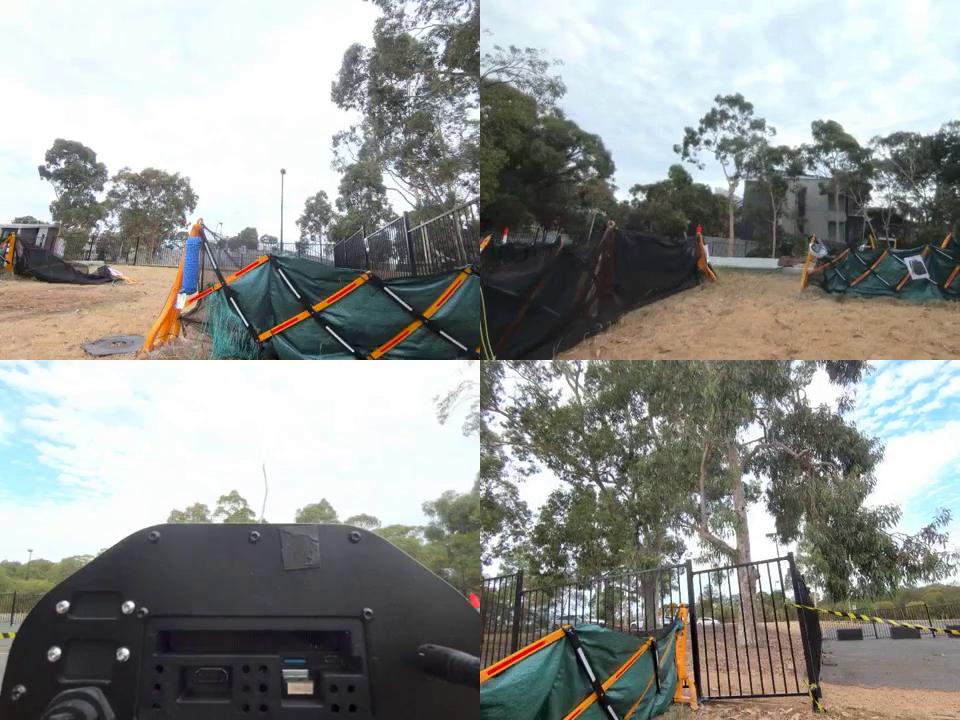
#> input picture frame 30 of assets/failure-clips/failure_02_physical_immobilization.mp4, 960 x 720 px, given in place of download (1).mp4, which was not available
$ python annotate_failure_clips.py
#> lines starting #> are read from the running program, lines starting #| are printed output that depends on the picture; after the words box and inside, x2 and y2 are one past the last pixel; in counts of white or black regions, pixels touching at a corner belong together; pictures that were not available may be replaced by others from this repository, and a replacement may not be noted
#> further down, frame is the input picture: shape (720, 960, 3); mean B, G, R 145.7, 148.9, 146.9
from pathlib import Path
import cv2
import numpy as np


SOURCE_DIR = Path('/home/jia064/Downloads')
OUTPUT_DIR = Path(__file__).parent / 'assets' / 'annotated_failure_clips'
OUTPUT_DIR.mkdir(parents=True, exist_ok=True)

CASES = {
    1: {
        'type': 'Planner / navigation deadlock candidate',
        'reason': 'Barrier pocket ahead; little net progress in this short clip',
        'confidence': 'Moderate visual match',
        'ellipse': (960, 680, 390, 250),
    },
    2: {
        'type': 'Planner / navigation deadlock candidate',
        'reason': 'Blocked corridor ahead; repeated view with little net progress',
        'confidence': 'Moderate visual match',
        'ellipse': (960, 680, 390, 250),
    },
    3: {
        'type': 'Planner / navigation deadlock candidate',
        'reason': 'Robot turns toward a barrier pocket, then makes no clear escape',
        'confidence': 'Strong visual match',
        'ellipse': (970, 660, 420, 250),
    },
    4: {
        'type': 'Planner / navigation deadlock candidate',
        'reason': 'Fence blocks the forward view; motion is mainly a small reorientation',
        'confidence': 'Moderate visual match',
        'ellipse': (980, 650, 500, 270),
    },
    5: {
        'type': 'Planner / navigation deadlock candidate',
        'reason': 'Fabric barrier remains directly ahead with negligible net motion',
        'confidence': 'Moderate visual match',
        'ellipse': (920, 680, 430, 260),
    },
    6: {
        'type': 'Planner / navigation deadlock candidate',
        'reason': 'Narrow barrier configuration persists for 16 s without clear progress',
        'confidence': 'Strong visual match',
        'ellipse': (980, 650, 440, 270),
    },
}


def translucent_box(frame, p1, p2, color=(245, 245, 245), alpha=0.88):
    overlay = frame.copy()
    cv2.rectangle(overlay, p1, p2, color, -1, cv2.LINE_AA)
    cv2.addWeighted(overlay, alpha, frame, 1 - alpha, 0, frame)


def dashed_ellipse(frame, center, axes, color, thickness=5, dash=18):
    for start in range(0, 360, dash * 2):
        cv2.ellipse(frame, center, axes, 0, start, start + dash, color,
                    thickness, cv2.LINE_AA)


def annotate(frame, case):
    h, w = frame.shape[:2]
    scale = w / 1920.0
    red = (35, 35, 210)
    blue = (205, 85, 20)
    green = (55, 125, 35)

    cx, cy, ax, ay = case['ellipse']
    center = (round(cx * scale), round(cy * scale))
    axes = (round(ax * scale), round(ay * scale))
    dashed_ellipse(frame, center, axes, red, max(2, round(5 * scale)))
#> after the loop in dashed_ellipse, `for start in range(0, 360, dash * 2):`:
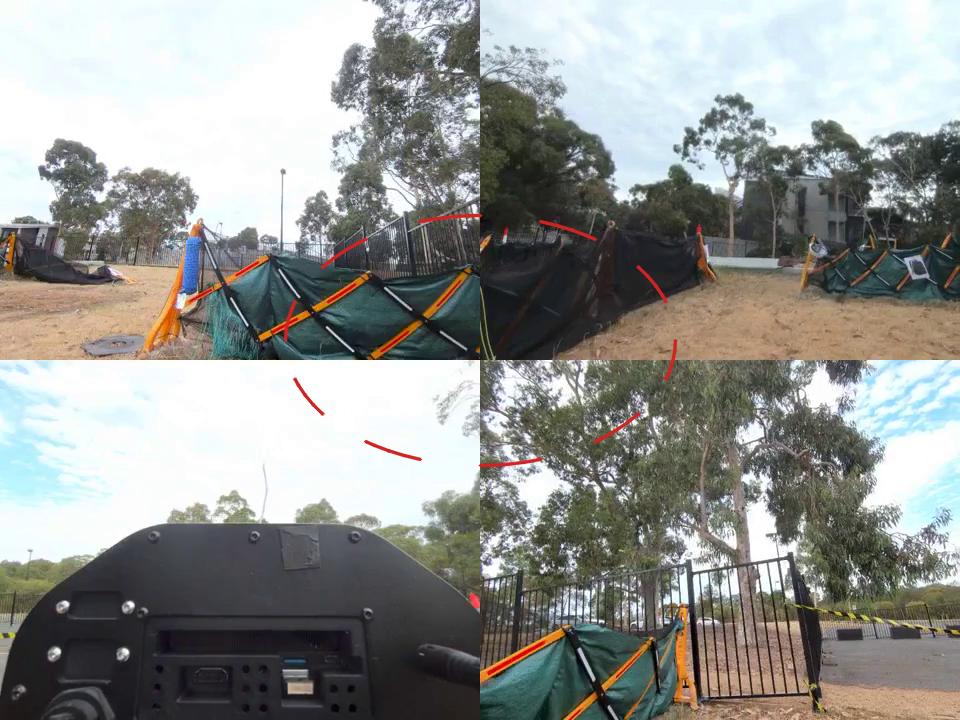
#> frame: shape (720, 960, 3); 0.38% of pixels changed, all inside (x1, y1, x2, y2) = (283, 213, 678, 468)

    translucent_box(frame, (round(30 * scale), round(25 * scale)),
                    (round(1160 * scale), round(170 * scale)))
#> in translucent_box, `cv2.rectangle(overlay, p1, p2, color, -1, cv2.LINE_AA)`:
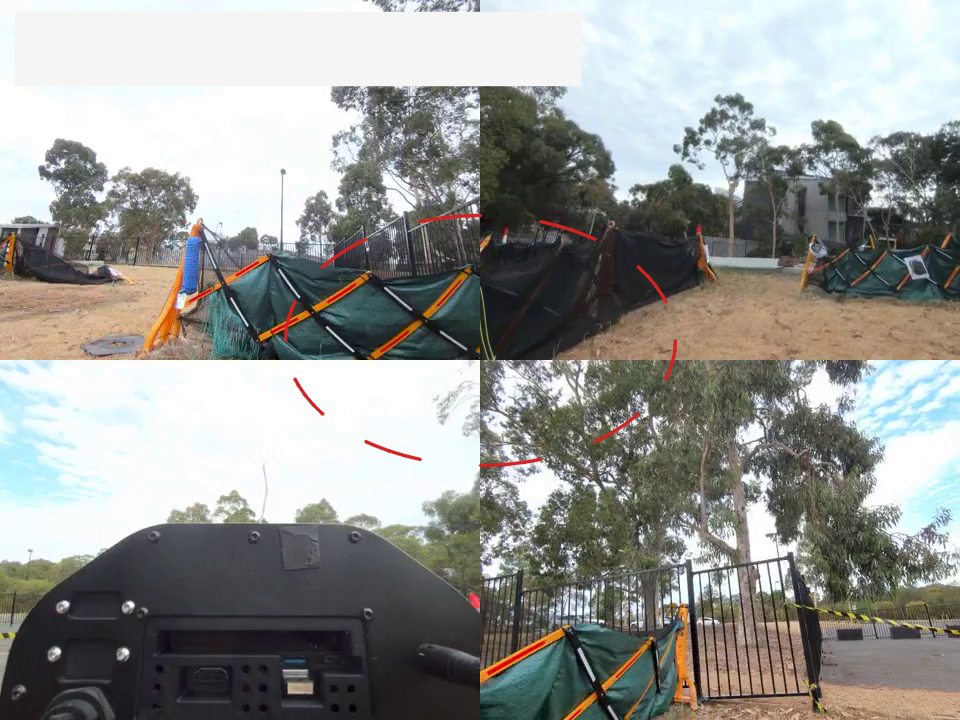
#> overlay: shape (720, 960, 3); 6.24% of pixels changed, all inside (x1, y1, x2, y2) = (14, 11, 582, 87)
    cv2.rectangle(frame, (round(30 * scale), round(25 * scale)),
                  (round(1160 * scale), round(170 * scale)), red,
                  max(2, round(3 * scale)), cv2.LINE_AA)
    cv2.putText(frame, 'MATCHED FAILURE TYPE', (round(60 * scale), round(78 * scale)),
                cv2.FONT_HERSHEY_DUPLEX, 1.05 * scale, red,
                max(2, round(2 * scale)), cv2.LINE_AA)
    cv2.putText(frame, case['type'], (round(60 * scale), round(135 * scale)),
                cv2.FONT_HERSHEY_DUPLEX, 1.15 * scale, (20, 20, 20),
                max(2, round(2 * scale)), cv2.LINE_AA)

    translucent_box(frame, (round(30 * scale), round(190 * scale)),
                    (round(1170 * scale), round(330 * scale)))
#> call 2 of translucent_box, with p1 = (15, 95), p2 = (585, 165), color = (245, 245, 245), alpha = 0.88
#> in translucent_box (call 2), `cv2.rectangle(overlay, p1, p2, color, -1, cv2.LINE_AA)`:
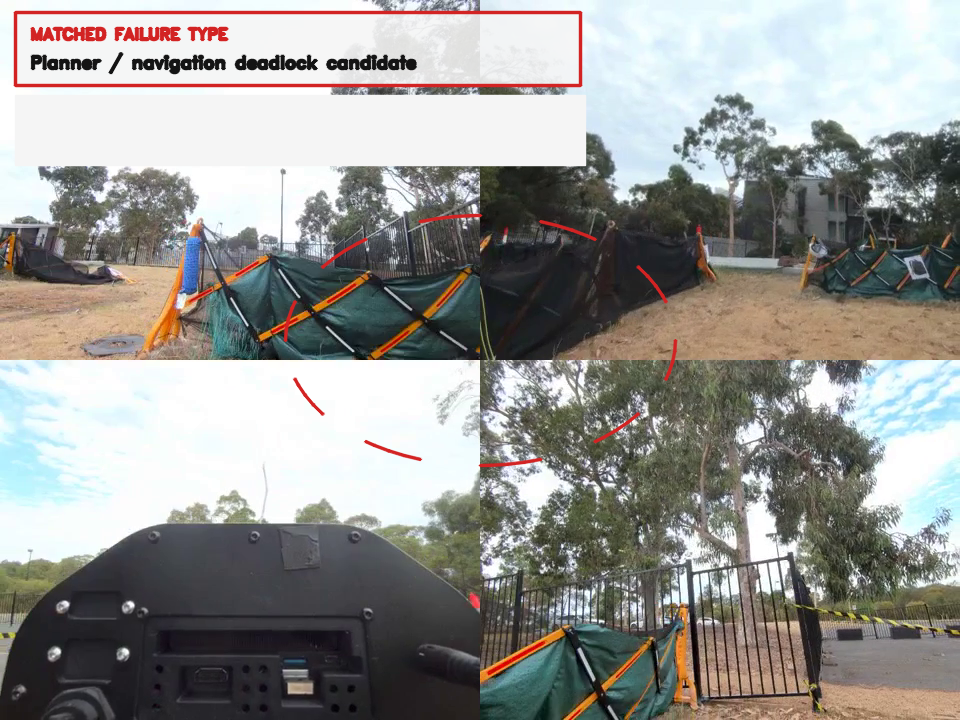
#> overlay: shape (720, 960, 3); mean B, G, R 146.8, 150, 150.6
    cv2.rectangle(frame, (round(30 * scale), round(190 * scale)),
                  (round(1170 * scale), round(330 * scale)), blue,
                  max(2, round(3 * scale)), cv2.LINE_AA)
    cv2.putText(frame, 'VISIBLE EVIDENCE', (round(60 * scale), round(245 * scale)),
                cv2.FONT_HERSHEY_DUPLEX, 0.95 * scale, blue,
                max(2, round(2 * scale)), cv2.LINE_AA)
    cv2.putText(frame, case['reason'], (round(60 * scale), round(300 * scale)),
                cv2.FONT_HERSHEY_SIMPLEX, 0.82 * scale, (20, 20, 20),
                max(1, round(2 * scale)), cv2.LINE_AA)

    translucent_box(frame, (round(30 * scale), h - round(150 * scale)),
                    (w - round(30 * scale), h - round(25 * scale)))
#> call 3 of translucent_box, with p1 = (15, 645), p2 = (945, 708), color = (245, 245, 245), alpha = 0.88
#> in translucent_box (call 3), `cv2.rectangle(overlay, p1, p2, color, -1, cv2.LINE_AA)`:
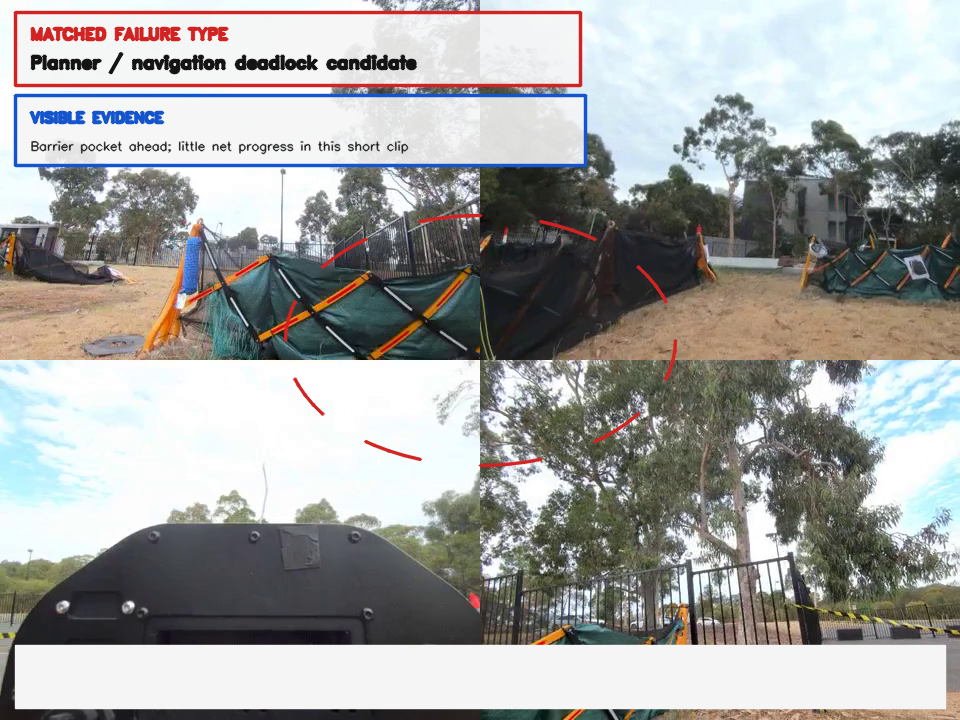
#> overlay: shape (720, 960, 3); mean B, G, R 161.2, 163, 162.6
    cv2.rectangle(frame, (round(30 * scale), h - round(150 * scale)),
                  (w - round(30 * scale), h - round(25 * scale)), green,
                  max(2, round(3 * scale)), cv2.LINE_AA)
    cv2.putText(frame, f"Assessment: {case['confidence']}",
                (round(60 * scale), h - round(96 * scale)),
                cv2.FONT_HERSHEY_DUPLEX, 0.9 * scale, green,
                max(2, round(2 * scale)), cv2.LINE_AA)
    cv2.putText(frame, 'Camera evidence alone cannot confirm planner state or physical contact.',
                (round(60 * scale), h - round(52 * scale)),
                cv2.FONT_HERSHEY_SIMPLEX, 0.72 * scale, (20, 20, 20),
                max(1, round(2 * scale)), cv2.LINE_AA)
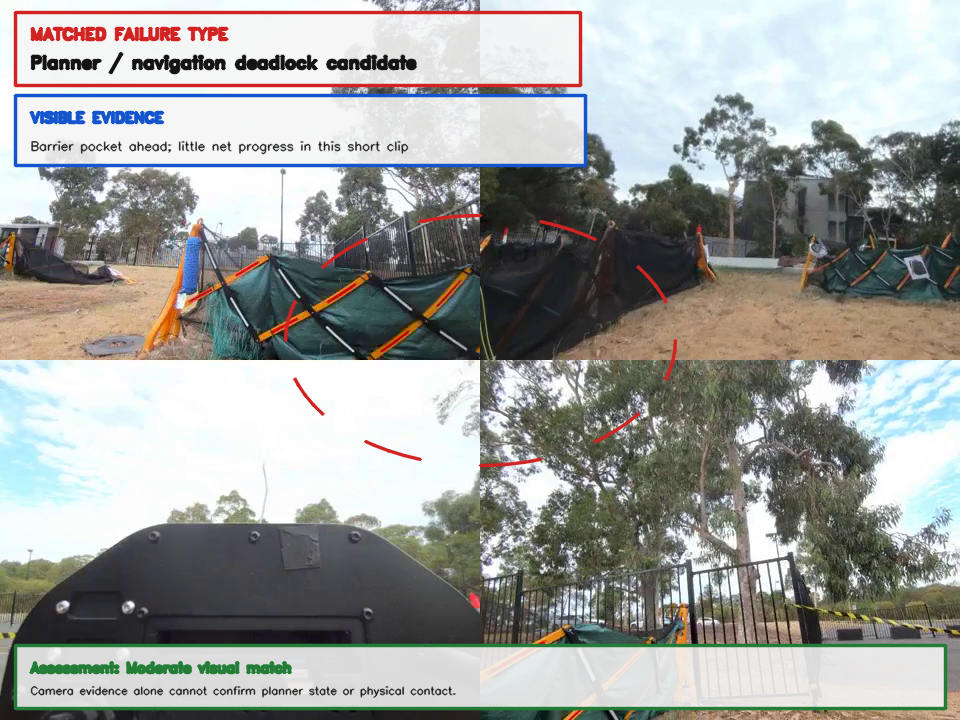
#> frame: shape (720, 960, 3); mean B, G, R 157.3, 160.1, 158.5
    return frame


for number, case in CASES.items():
    source = SOURCE_DIR / f'download ({number}).mp4'
    target = OUTPUT_DIR / f'clip_{number:02d}_annotated.mp4'
    cap = cv2.VideoCapture(str(source))
    fps = cap.get(cv2.CAP_PROP_FPS) or 30.0
    width = int(cap.get(cv2.CAP_PROP_FRAME_WIDTH))
    height = int(cap.get(cv2.CAP_PROP_FRAME_HEIGHT))
    writer = cv2.VideoWriter(str(target), cv2.VideoWriter_fourcc(*'mp4v'),
                             fps, (width, height))
    if not cap.isOpened() or not writer.isOpened():
        raise RuntimeError(f'Could not process {source}')
    count = 0
    while True:
        ok, frame = cap.read()
        if not ok:
            break
        writer.write(annotate(frame, case))
        count += 1
    cap.release()
    writer.release()
    print(f'{source.name} -> {target.name} ({count} frames)')

$ run again, starting later in the video
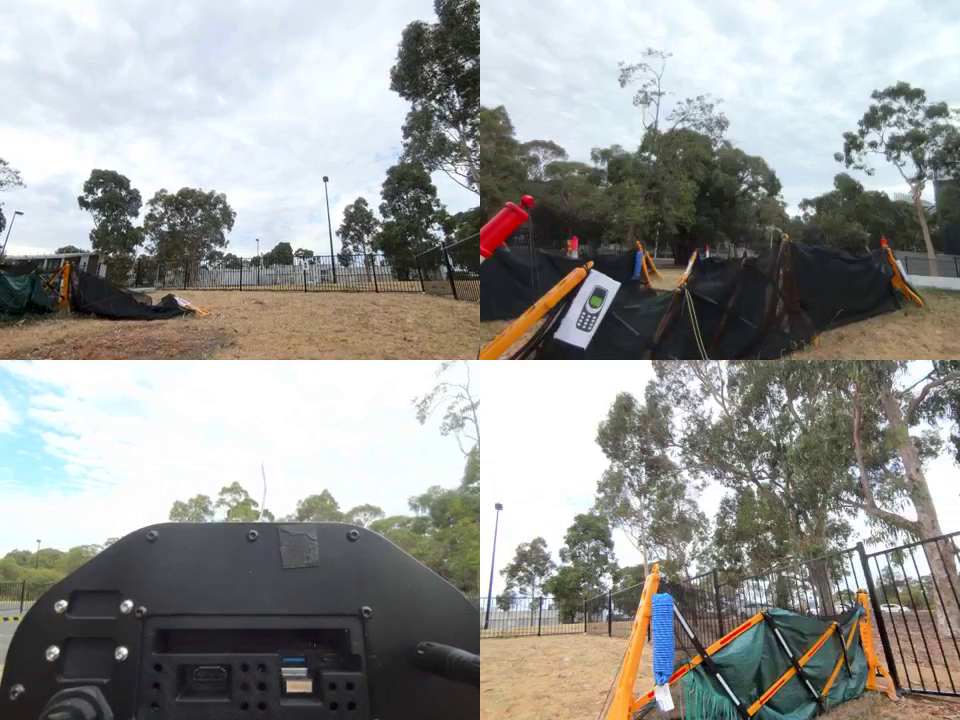
#> input picture frame 135 of assets/failure-clips/failure_02_physical_immobilization.mp4, 960 x 720 px, given in place of download (1).mp4, which was not available
#> frame is the input picture: shape (720, 960, 3); mean B, G, R 148.7, 151.7, 151.3
#> after the loop in dashed_ellipse, `for start in range(0, 360, dash * 2):`:
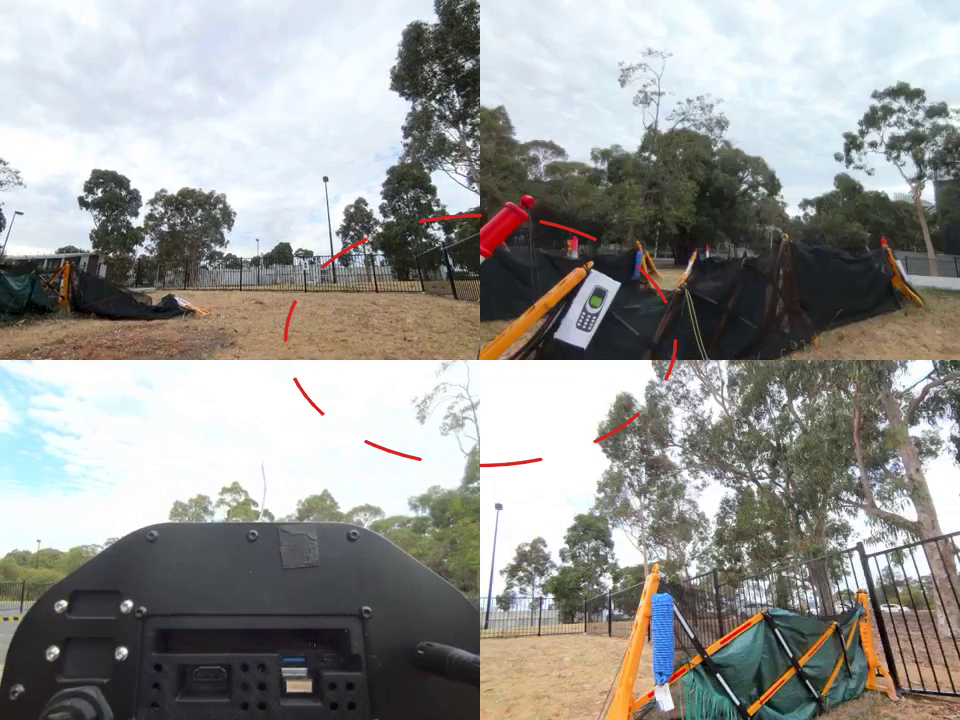
#> frame: shape (720, 960, 3); 0.38% of pixels changed, all inside (x1, y1, x2, y2) = (283, 213, 678, 468)
#> overlay: shape (720, 960, 3); 6.24% of pixels changed, all inside (x1, y1, x2, y2) = (14, 11, 582, 87)
#> overlay: shape (720, 960, 3); mean B, G, R 148.4, 152.1, 154.6
#> overlay: shape (720, 960, 3); mean B, G, R 162.4, 164.2, 165.4
#> in annotate, `cv2.putText(frame, 'Camera evidence alone cannot confirm planner state..`:
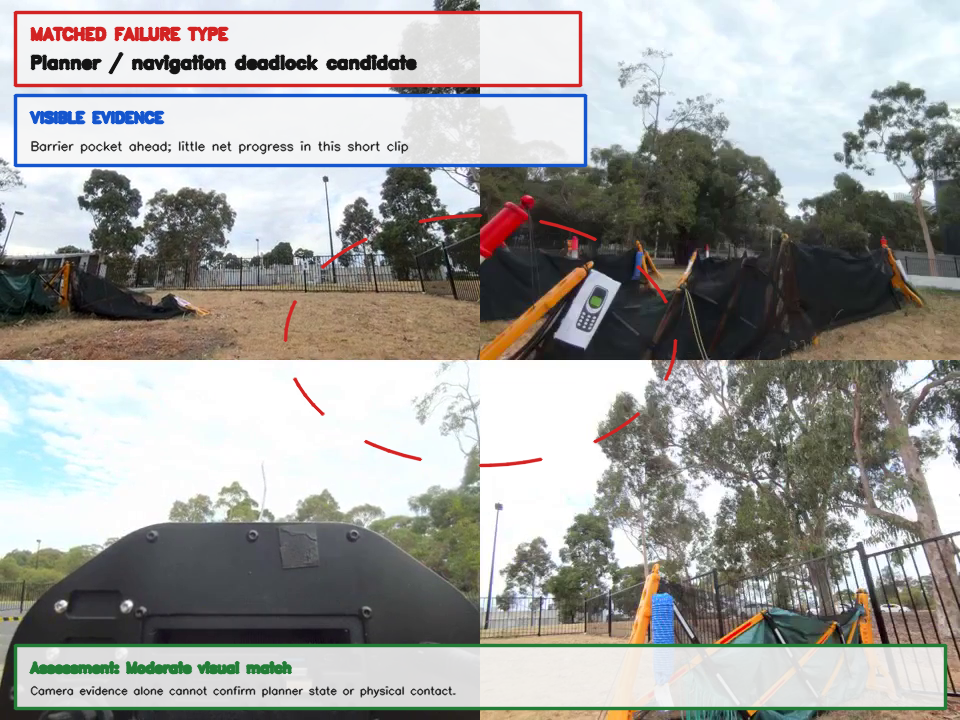
#> frame: shape (720, 960, 3); mean B, G, R 158.6, 161.4, 161.4
